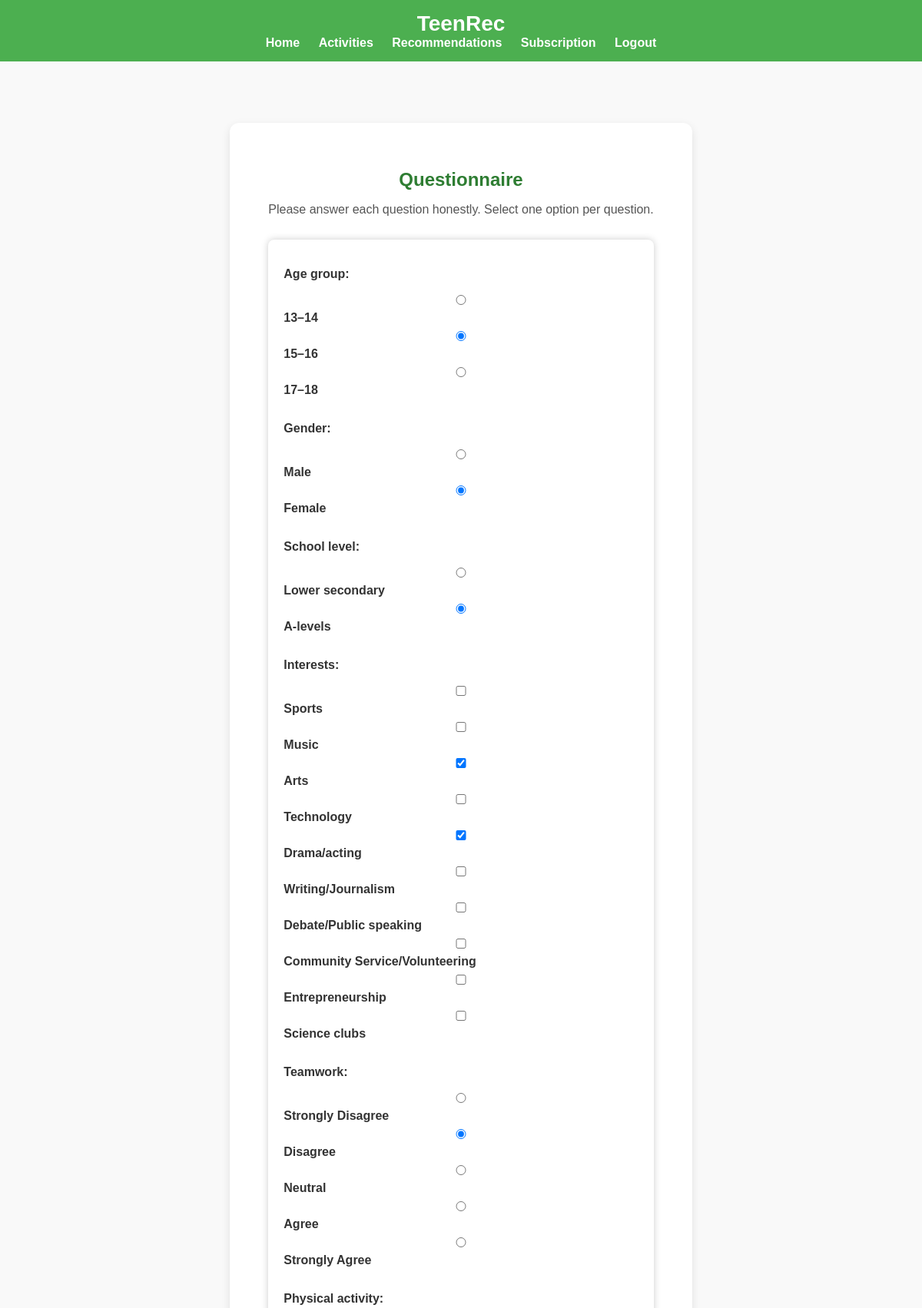
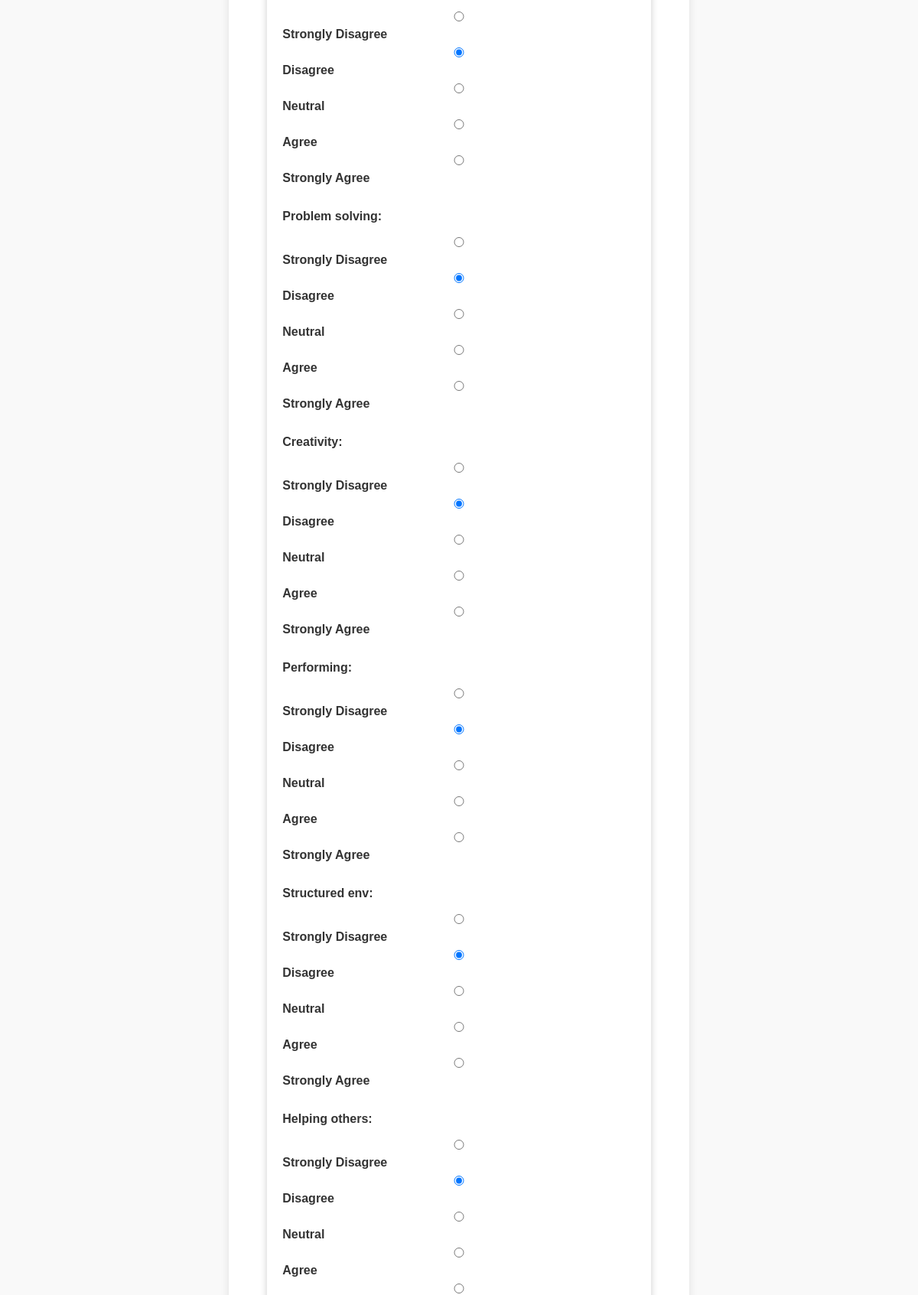
The app's page /questionnaire/fill/ (signed in, upper part) with its own data (2 pictures, top to bottom).
### questionnaire/models.py (models this page shows, shortened)
class QuestionnaireResponse(models.Model):
    user = models.ForeignKey(CustomUser, on_delete=models.CASCADE, null=True, blank=True)
    age_group = models.CharField(max_length=20)
    gender = models.CharField(max_length=10)
    school_level = models.CharField(max_length=20)
    interests = models.JSONField()  # multiple selections
    teamwork = models.IntegerField()
    physical_activity = models.IntegerField()
    problem_solving = models.IntegerField()
    creativity = models.IntegerField()
    performing = models.IntegerField()
    structured_env = models.IntegerField()
    helping_others = models.IntegerField()
    commitment_hours = models.CharField(max_length=20)
    schedule = models.CharField(max_length=20)
    participated_before = models.CharField(max_length=5)  # Yes/No
    skill_level = models.CharField(max_length=20)
    activity_type = models.CharField(max_length=20)  # Indoor/Outdoor/Both
    constraints = models.JSONField()
    goal = models.CharField(max_length=50)
    created_at = models.DateTimeField(auto_now_add=True)

### questionnaire/views.py (the view)
# urls.py: path("fill/", views.fill_questionnaire, name="fill"),
def fill_questionnaire(request):
    if request.method == "POST":
        form = QuestionnaireForm(request.POST)
        if form.is_valid():
            questionnaire = form.save(commit=False)
            if request.user.is_authenticated:
                questionnaire.user = request.user
            else:
                questionnaire.user = None
            questionnaire.save()
            return redirect("recommendations:list")
    else:
        if request.user.is_authenticated:
            existing = QuestionnaireResponse.objects.filter(user=request.user).order_by("-created_at").first()
            form = QuestionnaireForm(instance=existing) if existing else QuestionnaireForm()
        else:
            form = QuestionnaireForm()
    return render(request, "questionnaire/fill.html", {"form": form})

### questionnaire/templates/questionnaire/fill.html (shortened to what this page needs)
{% extends "base.html" %}
{% block content %}
<div class="questionnaire-container">
  <h2>Questionnaire</h2>
  <p class="intro-text">
    Please answer each question honestly. Select one option per question.
  </p>
  <form method="post">
    {{ form.as_p }}
  </form>
</div>
{% endblock %}

### static/css/style.css (style rules this page uses)
body { font-family: Arial, sans-serif; margin: 0; background-color: #f9f9f9; color: #333; }
form { max-width: 500px; margin: auto; background: #fff; padding: 20px; border-radius: 8px; box-shadow: 0 0 10px #ccc; }
form input, form select, form textarea { width: 100%; padding: 10px; margin: 8px 0; border: 1px solid #ccc; border-radius: 6px; }
.questionnaire-container { max-width: 800px; margin: 60px auto; background-color: #ffffff; padding: 40px 50px; border-radius: 12px; box-shadow: 0 4px 12px rgba(0,0,0,0.1); text-align: left; }
.questionnaire-container h2 { text-align: center; color: #2e7d32; font-weight: 700; margin-bottom: 10px; }
.questionnaire-container .intro-text { text-align: center; color: #555; font-size: 16px; margin-bottom: 30px; }
.questionnaire-container form p { margin-bottom: 10px; display: flex; align-items: center; gap: 15px; }
.questionnaire-container label { font-weight: 600; margin-right: 10px; min-width: 150px; }
.questionnaire-container input[type="radio"] { margin-right: 5px; vertical-align: middle; }
.questionnaire-container input[type="checkbox"] { margin-right: 8px; }

### records on screen
QuestionnaireResponse: age_group "☐ 13–14 ☑ 15–16 ☐ 17–18", gender "☐ Male ☑ Female", school_level "☐ Lower secondary ☑ A-levels", interests "☐ ☐ ☑ ☐ ☑ ☐ ☐ ☐ ☐ ☐", teamwork "☐ Strongly Disagree ☑ Disagree ☐ Neutral ☐ Agree ☐ Strongly Agree", physical_activity "☐ Strongly Disagree ☑ Disagree ☐ Neutral ☐ Agree ☐ Strongly Agree", problem_solving "☐ Strongly Disagree ☑ Disagree ☐ Neutral ☐ Agree ☐ Strongly Agree", creativity "☐ Strongly Disagree ☑ Disagree ☐ Neutral ☐ Agree ☐ Strongly Agree", performing "☐ Strongly Disagree ☑ Disagree ☐ Neutral ☐ Agree ☐ Strongly Agree", structured_env "☐ Strongly Disagree ☑ Disagree ☐ Neutral ☐ Agree ☐ Strongly Agree", helping_others "☐ Strongly Disagree ☑ Disagree ☐ Neutral ☐ Agree ☐ Strongly Agree"
